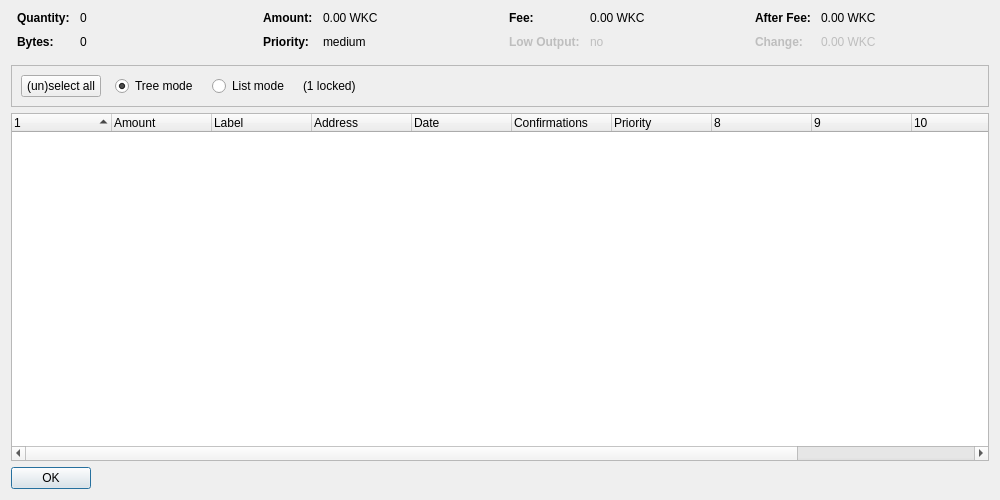
<?xml version="1.0" encoding="UTF-8"?>
<ui version="4.0">
 <class>CoinControlDialog</class>
 <widget class="QDialog" name="CoinControlDialog">
  <property name="geometry">
   <rect>
    <x>0</x>
    <y>0</y>
    <width>1000</width>
    <height>500</height>
   </rect>
  </property>
  <property name="windowTitle">
   <string>Coin Control Address Selection</string>
  </property>
  <layout class="QVBoxLayout" name="verticalLayout">
   <item>
    <layout class="QHBoxLayout" name="horizontalLayoutTop" stretch="0,0,0,0">
     <property name="topMargin">
      <number>0</number>
     </property>
     <property name="bottomMargin">
      <number>10</number>
     </property>
     <item>
      <layout class="QFormLayout" name="formLayoutCoinControl1">
       <property name="horizontalSpacing">
        <number>10</number>
       </property>
       <property name="verticalSpacing">
        <number>10</number>
       </property>
       <property name="leftMargin">
        <number>6</number>
       </property>
       <property name="rightMargin">
        <number>6</number>
       </property>
       <item row="0" column="0">
        <widget class="QLabel" name="labelCoinControlQuantityText">
         <property name="font">
          <font>
           <weight>75</weight>
           <bold>true</bold>
          </font>
         </property>
         <property name="text">
          <string>Quantity:</string>
         </property>
        </widget>
       </item>
       <item row="0" column="1">
        <widget class="QLabel" name="labelCoinControlQuantity">
         <property name="cursor">
          <cursorShape>IBeamCursor</cursorShape>
         </property>
         <property name="contextMenuPolicy">
          <enum>Qt::ActionsContextMenu</enum>
         </property>
         <property name="text">
          <string notr="true">0</string>
         </property>
         <property name="textInteractionFlags">
          <set>Qt::LinksAccessibleByMouse|Qt::TextSelectableByKeyboard|Qt::TextSelectableByMouse</set>
         </property>
        </widget>
       </item>
       <item row="1" column="0">
        <widget class="QLabel" name="labelCoinControlBytesText">
         <property name="font">
          <font>
           <weight>75</weight>
           <bold>true</bold>
          </font>
         </property>
         <property name="text">
          <string>Bytes:</string>
         </property>
        </widget>
       </item>
       <item row="1" column="1">
        <widget class="QLabel" name="labelCoinControlBytes">
         <property name="cursor">
          <cursorShape>IBeamCursor</cursorShape>
         </property>
         <property name="contextMenuPolicy">
          <enum>Qt::ActionsContextMenu</enum>
         </property>
         <property name="text">
          <string notr="true">0</string>
         </property>
         <property name="textInteractionFlags">
          <set>Qt::LinksAccessibleByMouse|Qt::TextSelectableByKeyboard|Qt::TextSelectableByMouse</set>
         </property>
        </widget>
       </item>
      </layout>
     </item>
     <item>
      <layout class="QFormLayout" name="formLayoutCoinControl2">
       <property name="horizontalSpacing">
        <number>10</number>
       </property>
       <property name="verticalSpacing">
        <number>10</number>
       </property>
       <property name="leftMargin">
        <number>6</number>
       </property>
       <property name="rightMargin">
        <number>6</number>
       </property>
       <item row="0" column="0">
        <widget class="QLabel" name="labelCoinControlAmountText">
         <property name="font">
          <font>
           <weight>75</weight>
           <bold>true</bold>
          </font>
         </property>
         <property name="text">
          <string>Amount:</string>
         </property>
        </widget>
       </item>
       <item row="0" column="1">
        <widget class="QLabel" name="labelCoinControlAmount">
         <property name="cursor">
          <cursorShape>IBeamCursor</cursorShape>
         </property>
         <property name="contextMenuPolicy">
          <enum>Qt::ActionsContextMenu</enum>
         </property>
         <property name="text">
          <string notr="true">0.00 WKC</string>
         </property>
         <property name="textInteractionFlags">
          <set>Qt::LinksAccessibleByMouse|Qt::TextSelectableByKeyboard|Qt::TextSelectableByMouse</set>
         </property>
        </widget>
       </item>
       <item row="1" column="0">
        <widget class="QLabel" name="labelCoinControlPriorityText">
         <property name="font">
          <font>
           <weight>75</weight>
           <bold>true</bold>
          </font>
         </property>
         <property name="text">
          <string>Priority:</string>
         </property>
        </widget>
       </item>
       <item row="1" column="1">
        <widget class="QLabel" name="labelCoinControlPriority">
         <property name="cursor">
          <cursorShape>IBeamCursor</cursorShape>
         </property>
         <property name="contextMenuPolicy">
          <enum>Qt::ActionsContextMenu</enum>
         </property>
         <property name="text">
          <string notr="true">medium</string>
         </property>
         <property name="textInteractionFlags">
          <set>Qt::LinksAccessibleByMouse|Qt::TextSelectableByKeyboard|Qt::TextSelectableByMouse</set>
         </property>
        </widget>
       </item>
      </layout>
     </item>
     <item>
      <layout class="QFormLayout" name="formLayoutCoinControl3">
       <property name="horizontalSpacing">
        <number>10</number>
       </property>
       <property name="verticalSpacing">
        <number>10</number>
       </property>
       <property name="leftMargin">
        <number>6</number>
       </property>
       <property name="rightMargin">
        <number>6</number>
       </property>
       <item row="0" column="0">
        <widget class="QLabel" name="labelCoinControlFeeText">
         <property name="font">
          <font>
           <weight>75</weight>
           <bold>true</bold>
          </font>
         </property>
         <property name="text">
          <string>Fee:</string>
         </property>
        </widget>
       </item>
       <item row="0" column="1">
        <widget class="QLabel" name="labelCoinControlFee">
         <property name="cursor">
          <cursorShape>IBeamCursor</cursorShape>
         </property>
         <property name="contextMenuPolicy">
          <enum>Qt::ActionsContextMenu</enum>
         </property>
         <property name="text">
          <string notr="true">0.00 WKC</string>
         </property>
         <property name="textInteractionFlags">
          <set>Qt::LinksAccessibleByMouse|Qt::TextSelectableByKeyboard|Qt::TextSelectableByMouse</set>
         </property>
        </widget>
       </item>
       <item row="1" column="0">
        <widget class="QLabel" name="labelCoinControlLowOutputText">
         <property name="enabled">
          <bool>false</bool>
         </property>
         <property name="font">
          <font>
           <weight>75</weight>
           <bold>true</bold>
          </font>
         </property>
         <property name="text">
          <string>Low Output:</string>
         </property>
        </widget>
       </item>
       <item row="1" column="1">
        <widget class="QLabel" name="labelCoinControlLowOutput">
         <property name="enabled">
          <bool>false</bool>
         </property>
         <property name="cursor">
          <cursorShape>IBeamCursor</cursorShape>
         </property>
         <property name="contextMenuPolicy">
          <enum>Qt::ActionsContextMenu</enum>
         </property>
         <property name="text">
          <string notr="true">no</string>
         </property>
         <property name="textInteractionFlags">
          <set>Qt::LinksAccessibleByMouse|Qt::TextSelectableByKeyboard|Qt::TextSelectableByMouse</set>
         </property>
        </widget>
       </item>
      </layout>
     </item>
     <item>
      <layout class="QFormLayout" name="formLayoutCoinControl4">
       <property name="horizontalSpacing">
        <number>10</number>
       </property>
       <property name="verticalSpacing">
        <number>10</number>
       </property>
       <property name="leftMargin">
        <number>6</number>
       </property>
       <property name="rightMargin">
        <number>6</number>
       </property>
       <item row="0" column="0">
        <widget class="QLabel" name="labelCoinControlAfterFeeText">
         <property name="font">
          <font>
           <weight>75</weight>
           <bold>true</bold>
          </font>
         </property>
         <property name="text">
          <string>After Fee:</string>
         </property>
        </widget>
       </item>
       <item row="0" column="1">
        <widget class="QLabel" name="labelCoinControlAfterFee">
         <property name="cursor">
          <cursorShape>IBeamCursor</cursorShape>
         </property>
         <property name="contextMenuPolicy">
          <enum>Qt::ActionsContextMenu</enum>
         </property>
         <property name="text">
          <string notr="true">0.00 WKC</string>
         </property>
         <property name="textInteractionFlags">
          <set>Qt::LinksAccessibleByMouse|Qt::TextSelectableByKeyboard|Qt::TextSelectableByMouse</set>
         </property>
        </widget>
       </item>
       <item row="1" column="0">
        <widget class="QLabel" name="labelCoinControlChangeText">
         <property name="enabled">
          <bool>false</bool>
         </property>
         <property name="font">
          <font>
           <weight>75</weight>
           <bold>true</bold>
          </font>
         </property>
         <property name="text">
          <string>Change:</string>
         </property>
        </widget>
       </item>
       <item row="1" column="1">
        <widget class="QLabel" name="labelCoinControlChange">
         <property name="enabled">
          <bool>false</bool>
         </property>
         <property name="cursor">
          <cursorShape>IBeamCursor</cursorShape>
         </property>
         <property name="contextMenuPolicy">
          <enum>Qt::ActionsContextMenu</enum>
         </property>
         <property name="text">
          <string notr="true">0.00 WKC</string>
         </property>
         <property name="textInteractionFlags">
          <set>Qt::LinksAccessibleByMouse|Qt::TextSelectableByKeyboard|Qt::TextSelectableByMouse</set>
         </property>
        </widget>
       </item>
      </layout>
     </item>
    </layout>
   </item>
   <item>
    <widget class="QFrame" name="frame">
     <property name="minimumSize">
      <size>
       <width>0</width>
       <height>40</height>
      </size>
     </property>
     <property name="frameShape">
      <enum>QFrame::StyledPanel</enum>
     </property>
     <property name="frameShadow">
      <enum>QFrame::Sunken</enum>
     </property>
     <layout class="QHBoxLayout" name="horizontalLayout">
      <item>
       <layout class="QHBoxLayout" name="horizontalLayoutPanel" stretch="0,0,0,0,0">
        <property name="spacing">
         <number>14</number>
        </property>
        <item>
         <widget class="QPushButton" name="pushButtonSelectAll">
          <property name="sizePolicy">
           <sizepolicy hsizetype="Maximum" vsizetype="Fixed">
            <horstretch>0</horstretch>
            <verstretch>0</verstretch>
           </sizepolicy>
          </property>
          <property name="text">
           <string>(un)select all</string>
          </property>
         </widget>
        </item>
        <item>
         <widget class="QRadioButton" name="radioTreeMode">
          <property name="sizePolicy">
           <sizepolicy hsizetype="Maximum" vsizetype="Fixed">
            <horstretch>0</horstretch>
            <verstretch>0</verstretch>
           </sizepolicy>
          </property>
          <property name="text">
           <string>Tree mode</string>
          </property>
          <property name="checked">
           <bool>true</bool>
          </property>
         </widget>
        </item>
        <item>
         <widget class="QRadioButton" name="radioListMode">
          <property name="sizePolicy">
           <sizepolicy hsizetype="Maximum" vsizetype="Fixed">
            <horstretch>0</horstretch>
            <verstretch>0</verstretch>
           </sizepolicy>
          </property>
          <property name="text">
           <string>List mode</string>
          </property>
         </widget>
        </item>
        <item>
         <widget class="QLabel" name="labelLocked">
          <property name="text">
           <string notr="true">(1 locked)</string>
          </property>
         </widget>
        </item>
        <item>
         <spacer name="horizontalSpacer">
          <property name="orientation">
           <enum>Qt::Horizontal</enum>
          </property>
          <property name="sizeHint" stdset="0">
           <size>
            <width>40</width>
            <height>20</height>
           </size>
          </property>
         </spacer>
        </item>
       </layout>
      </item>
     </layout>
    </widget>
   </item>
   <item>
    <widget class="CoinControlTreeWidget" name="treeWidget">
     <property name="contextMenuPolicy">
      <enum>Qt::CustomContextMenu</enum>
     </property>
     <property name="sortingEnabled">
      <bool>false</bool>
     </property>
     <property name="columnCount">
      <number>12</number>
     </property>
     <attribute name="headerShowSortIndicator" stdset="0">
      <bool>true</bool>
     </attribute>
     <attribute name="headerStretchLastSection">
      <bool>false</bool>
     </attribute>
     <column>
      <property name="text">
       <string/>
      </property>
     </column>
     <column>
      <property name="text">
       <string>Amount</string>
      </property>
     </column>
     <column>
      <property name="text">
       <string notr="true">Label</string>
      </property>
     </column>
     <column>
      <property name="text">
       <string>Address</string>
      </property>
     </column>
     <column>
      <property name="text">
       <string>Date</string>
      </property>
     </column>
     <column>
      <property name="text">
       <string>Confirmations</string>
      </property>
      <property name="toolTip">
       <string>Confirmed</string>
      </property>
     </column>
     <column>
      <property name="text">
       <string>Priority</string>
      </property>
     </column>
     <column>
      <property name="text">
       <string/>
      </property>
     </column>
     <column>
      <property name="text">
       <string/>
      </property>
     </column>
     <column>
      <property name="text">
       <string/>
      </property>
     </column>
     <column>
      <property name="text">
       <string/>
      </property>
     </column>
     <column>
      <property name="text">
       <string/>
      </property>
     </column>
    </widget>
   </item>
   <item>
    <widget class="QDialogButtonBox" name="buttonBox">
     <property name="sizePolicy">
      <sizepolicy hsizetype="Maximum" vsizetype="Fixed">
       <horstretch>0</horstretch>
       <verstretch>0</verstretch>
      </sizepolicy>
     </property>
     <property name="orientation">
      <enum>Qt::Horizontal</enum>
     </property>
     <property name="standardButtons">
      <set>QDialogButtonBox::Ok</set>
     </property>
    </widget>
   </item>
  </layout>
 </widget>
 <customwidgets>
  <customwidget>
   <class>CoinControlTreeWidget</class>
   <extends>QTreeWidget</extends>
   <header>coincontroltreewidget.h</header>
  </customwidget>
 </customwidgets>
 <resources/>
 <connections/>
</ui>
